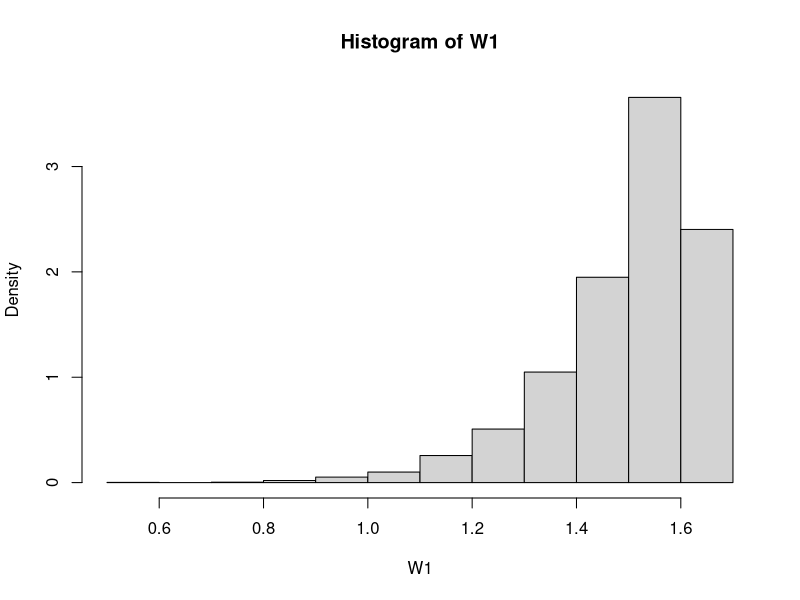
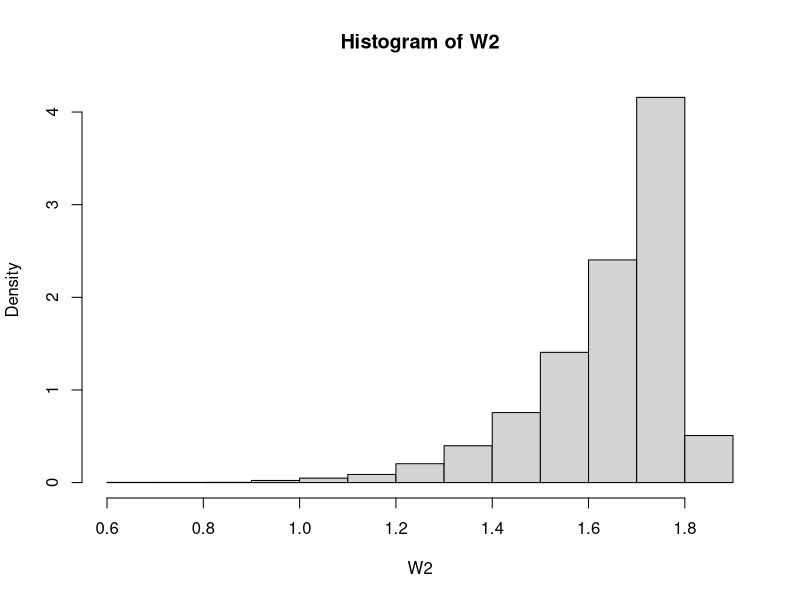
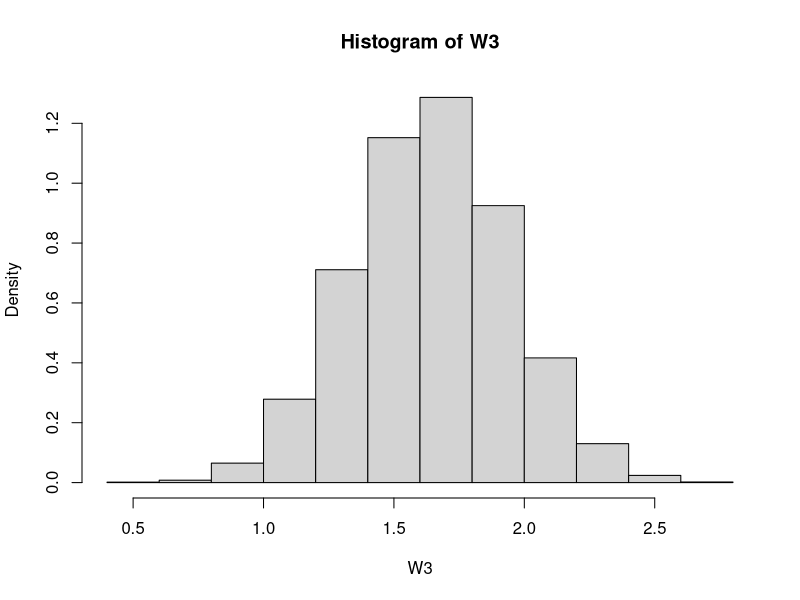

The R source for these figures, in order:
mle <- function(x) max(x) # W1
unbiased <- function(x) mle(x) * (n+1)/(n) # W2, unbiased
moments <- function(x) 2*mean(x)
f_M <- function(t) n/theta * (t/theta)^(n-1) 
f_M <- Vectorize(f_M)
#

theta <- pi^2/6
n <- 10
M <- 10000
###########

data.sets <- matrix(runif(n = n*M, min = 0, max = theta), ncol = n, nrow = M)

##### MLE
W1 <- apply(data.sets, 1, mle)
hist(W1, probability = TRUE)
mean(W1)
n/(n+1) * theta ## the actual E[W1]
var(W1)
c <- n/(n+1)
( VarW1 <- (n/(n+2) - c^2)*theta^2   )
( MSE1 <- mean((theta-W1)^2) )
(2/((n+1)*(n+2)))*theta^2 ## true MSE1

##### Unbiased

W2 <- apply(data.sets, 1, unbiased)
hist(W2, probability = TRUE)
mean(W2)
theta ## the actual E[W2]
var(W2)
( VarW2 <- (1/(n*(n+2)))*theta^2   )
( MSE2 <- mean((theta-W2)^2) )

##### 

W3 <- apply(data.sets, 1, moments)
hist(W3, probability = TRUE)
mean(W3)
theta ## the actual E[W2]
var(W3)
( VarW3 <- theta^2/(3*n)   )
( MSE3 <- mean((theta-W3)^2) )

###

MSE1
MSE2
MSE3
